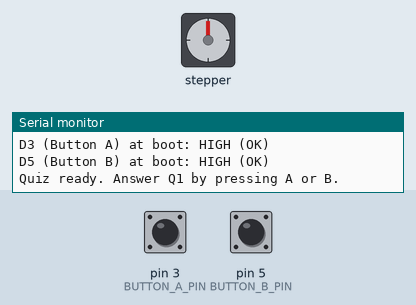
Simulated run of this sketch. Board: Arduino Uno, built with avr-gcc and run on an emulated ATmega328P. On the bench: stepper motor, the last lines printed to the serial monitor. Inputs (shaded band) come from the test bench; at power-on: pin 3 (BUTTON_A_PIN) HIGH, pin 5 (BUTTON_B_PIN) HIGH. Stepper angles assume 2048 steps per turn.

Above: at 1.3 s.
1.4 s: pin 3 (BUTTON_A_PIN) pulled LOW for 0.15 s
At 1.85 s:
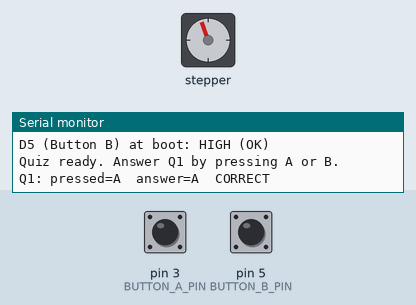
At 4.8 s:
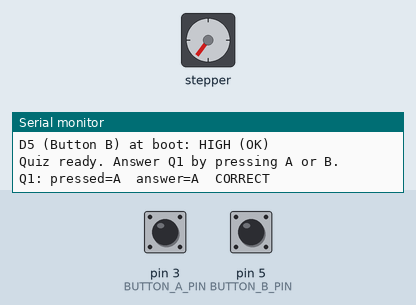
7.4 s: pin 3 (BUTTON_A_PIN) pulsed LOW 5 times (0.12 s each, 0.3 s apart)
At 11.3 s:
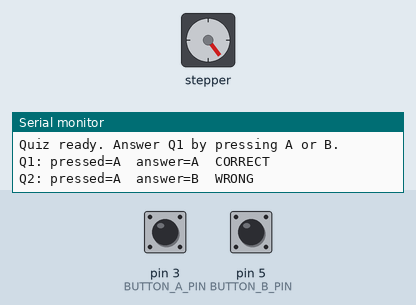
Timing chart, 0 to 15.8 s (numbered marks = the images above; inputs shaded):
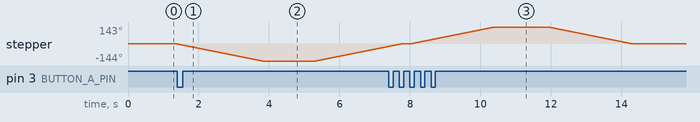

Measured:
- after the input at 1.4 s, stepper: turns 144° counter-clockwise in 2.4 s, then 123° clockwise in 2.1 s

The sketch:

iFountain.ino
```cpp
#include <Stepper.h>

// ── Pins ─────────────────────────────────────────────────────
const int BUTTON_A_PIN = 3;
const int BUTTON_B_PIN = 5;

const int IN1 = 8, IN2 = 9, IN3 = 10, IN4 = 11;

// ── Stepper config ───────────────────────────────────────────
const int STEPS_PER_REV = 2048;
const int RPM           = 10;

Stepper stepper(STEPS_PER_REV, IN1, IN3, IN2, IN4);

// ── Answer key ───────────────────────────────────────────────
const char ANSWER_KEY[5]   = {'A', 'B', 'A', 'A', 'B'};
const int  TOTAL_QUESTIONS = 5;

// ── Timing ───────────────────────────────────────────────────
const unsigned long HOLD_MS = 1500; // pause at rotated position before returning

// ── State ────────────────────────────────────────────────────
int  currentQuestion   = 0;
bool waitingForRelease = false;

// ── Helpers ──────────────────────────────────────────────────

void coilsOff() {
  digitalWrite(IN1, LOW);
  digitalWrite(IN2, LOW);
  digitalWrite(IN3, LOW);
  digitalWrite(IN4, LOW);
}

void rotateAndReturn(int steps) {
  // 1. Rotate to position
  stepper.step(steps);

  // 2. Hold so the result is visible
  // coilsOff();
  delay(HOLD_MS);

  // 3. Return to home
  stepper.step(-steps);

  // 4. Power down coils
  coilsOff();
}

// ── Answer logic ─────────────────────────────────────────────

void processAnswer(char pressed) {
  bool correct = (pressed == ANSWER_KEY[currentQuestion]);
  currentQuestion++;

  Serial.print("Q"); Serial.print(currentQuestion);
  Serial.print(": pressed="); Serial.print(pressed);
  Serial.print("  answer="); Serial.print(ANSWER_KEY[currentQuestion - 1]);
  Serial.println(correct ? "  CORRECT" : "  WRONG");

  // Wrong → CW one full rotation then home
  // Correct → CCW one full rotation then home
  rotateAndReturn(correct ? -STEPS_PER_REV/2.5 : STEPS_PER_REV/2.5);

  if (currentQuestion >= TOTAL_QUESTIONS) {
    Serial.println("Quiz complete! Reset to play again.");
  }
}

// ── Setup ────────────────────────────────────────────────────

void setup() {
  Serial.begin(9600);

  pinMode(BUTTON_A_PIN, INPUT_PULLUP);
  pinMode(BUTTON_B_PIN, INPUT_PULLUP);
  delay(100);

  Serial.print("D3 (Button A) at boot: ");
  Serial.println(digitalRead(BUTTON_A_PIN) == LOW ? "LOW — check wiring!" : "HIGH (OK)");
  Serial.print("D5 (Button B) at boot: ");
  Serial.println(digitalRead(BUTTON_B_PIN) == LOW ? "LOW — check wiring!" : "HIGH (OK)");

  stepper.setSpeed(RPM);

  Serial.println("Quiz ready. Answer Q1 by pressing A or B.");
}

// ── Loop ─────────────────────────────────────────────────────

void loop() {
  if (currentQuestion >= TOTAL_QUESTIONS) return;

  bool aPressed = (digitalRead(BUTTON_A_PIN) == LOW);
  bool bPressed = (digitalRead(BUTTON_B_PIN) == LOW);

  if (waitingForRelease) {
    if (!aPressed && !bPressed) waitingForRelease = false;
    return;
  }

  if (!aPressed && !bPressed) return;

  waitingForRelease = true;
  processAnswer(aPressed ? 'A' : 'B');
}
```
